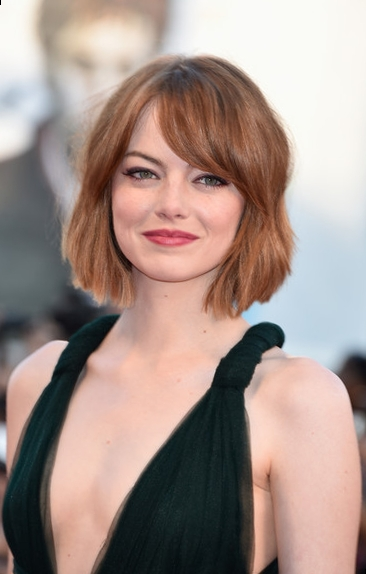
#> input picture Lecture_Note/Images/emma_stone.jpg, 366 x 574 px
$ python Canny.py
#> lines starting #> are read from the running program, lines starting #| are printed output that depends on the picture
import cv2
import numpy as np
import matplotlib.pyplot as plt
from scipy.ndimage import convolve
import os


def compare_images(images, labels=None):
    """
    Use to visualize images

    :param images: list of image to visualize
    :param labels: list of label corresponding to each image. Default None for non-label images
    """
    num_img = len(images)

    fig, ax = plt.subplots(nrows=1, ncols=num_img, figsize=(18, 7))
    ax =ax.flatten()

    for i in range(num_img):
        ax[i].imshow(images[i], cmap='gray')
        if labels:
            ax[i].set_title(labels[i])
        ax[i].axis("off")
    plt.show()


def gaussian_blur(img, ksize=3, sigma=1):
    """
    Using gaussian blur for a given image to blur that image

    :param img: Original image used for gaussian blur
    :param ksize: Gaussian kernel size, default is 3
    :param sigma: Gaussian kernel standard deviation, default is 1

    :return: result image of gaussian blur
    """
    gauss_img = cv2.GaussianBlur(img, ksize=(ksize, ksize), sigmaX=sigma, sigmaY=sigma)
    return gauss_img


def sobel_filter(img):
    """
    Using sobel filters for a given image to extract edge in that image

    :param img: original image used for sobel edge detection. Regularly img is a blur image
     to reduce the noise

    :return: G_magnitude: Sobel gradient magnitude
             tangent: Gradient direction
    """

    filter_x = np.array([[-1, 0, 1], [-2, 0, 2], [-1, 0, 1]]).astype(float)
    filter_y = -filter_x.T

    Gx = convolve(img.astype(float), filter_x)
    Gy = convolve(img.astype(float), filter_y)
    G_magnitude = np.hypot(Gx, Gy)
    tangent = np.arctan2(Gy, Gx)

    # Normalize G_magnitude to range [0, 255]
    # G_magnitude = cv2.normalize(G_magnitude, None, 0, 255, norm_type=cv2.NORM_MINMAX)

    return G_magnitude.astype(int), tangent


def non_max_suppression(img, theta):
    """
    Using non-max-suppression to reject pixel that is not local maximum compare to it's neighbor
    those have the same direction (Assume 3x3 block as neighbor and direction is quantized in 4 main way.
    As the result, 4 pairs of result are extracted to compare with in-process pixel)
    ==> Output is an image that has thinner edges than original image

    :param img: Edge image that need to used non-max suppression for thinner edge
    :param theta: Gradient direction matrix,
                  using to define neighbors pixel that have same direction with in-process pixel
    :return: input image after apply non-max suppression
    """
    out = np.zeros_like(img)
    theta[theta < 0] = theta[theta < 0] + np.pi
    theta = theta * 180 / np.pi


    for i in range(1, len(out)-1):
        for j in range(1, len(out[0])-1):
            r = q = None
            if 0 <= theta[i][j] < 22.5 or 337.5 <= theta[i][j] or 157.5 <= theta[i][j] < 202.5:
                r = img[i, j - 1]
                q = img[i, j + 1]
            elif 22.5 <= theta[i][j] < 67.5 or 202.5 <= theta[i][j] < 247.5:
                r = img[i-1, j+1]
                q = img[i+1, j-1]
            elif 67.5 <= theta[i][j] < 112.5 or 247.5 <= theta[i][j] < 292.5:
                r = img[i-1, j]
                q = img[i+1, j]
            else:
                r = img[i-1][j-1]
                q = img[i+1][j+1]

            if img[i][j] >= r and img[i][j] >= q:
                out[i][j] = img[i][j]

    return out


def double_threshold(img, low_thresh_ratio=0.04, high_thresh_ratio=0.1, weak_edge=32, strong_edge=255):
    """
    Using double threshold to classify each edge in image into weak edge or strong edge

    :param img: edge image extracted from sobel filter algorithm above or others algorithms
    :param low_thresh_ratio: threshold ratio use for classify non-edge and weak edge. Default 0.04
    :param high_thresh_ratio: threshold ratio use for classify weak edge and strong edge. Default 0.1
    :param weak_edge: pixel value of weak edge in the output image. Default 32
    :param strong_edge: pixel value of strong edge in the output image. Default 255

    :return: image after thresholding, each pixel value is 1 of 3 value: (0, weak_edge, strong_edge)
    """
    lowThresh = img.max() * low_thresh_ratio
    highThresh = img.max() * high_thresh_ratio

    out = np.zeros_like(img)
    out[(lowThresh <= img) & (img < highThresh)] = weak_edge
    out[img > highThresh] = strong_edge

    return out


def hysteresis_tracking(img, weak_edge=32, strong_edge=255):
    """
    Using to transform weak edges, which maybe has potential to become a strong edge, into strong edge

    :param img: double thresholding edge image. Only have 3 pixel value: (0, weak_edge, strong_edge)
    :param weak_edge: weak edge pixel value. Default 32
    :param strong_edge: strong edge pixel value. Default 255

    :return: image after edge tracking by hysteresis
    """
    out = img.copy()
    for i in range(len(out)):
        for j in range(len(out[0])):
            if out[i][j] == weak_edge:
                if out[i+1][j] == strong_edge or out[i-1][j] == strong_edge or \
                   out[i][j-1] == strong_edge or out[i][j+1] == strong_edge or \
                   out[i-1][j-1] == strong_edge or out[i-1][j+1] == strong_edge or \
                   out[i+1][j-1] == strong_edge or out[i+1][j+1] == strong_edge:
                    out[i][j] = strong_edge
                else:
                    out[i][j] = 0
    return out


if __name__ == '__main__':
    # Run to visualize each step of Canny edge detection
    img_path = os.path.join(os.path.dirname(os.path.dirname(__file__)), r"Images/emma_stone.jpg")
    orig_img = cv2.imread(img_path, 0)
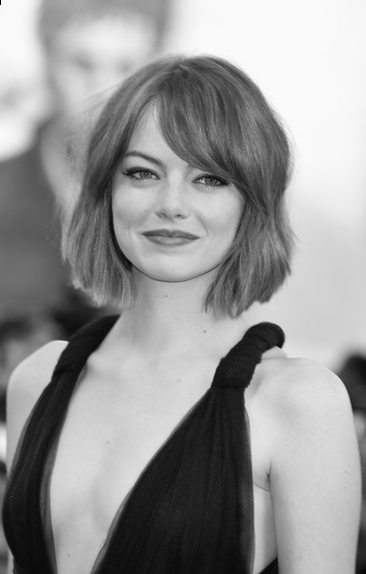
#> orig_img: shape (574, 366); min 0, max 255, mean 150.4

    # Gaussian blur to reduce noise
    blur_img = gaussian_blur(orig_img, 3, 1)

    # Sobel filter to extract edge
    G_mag, theta = sobel_filter(orig_img)
#> in sobel_filter, `Gx = convolve(img.astype(float), filter_x)`:
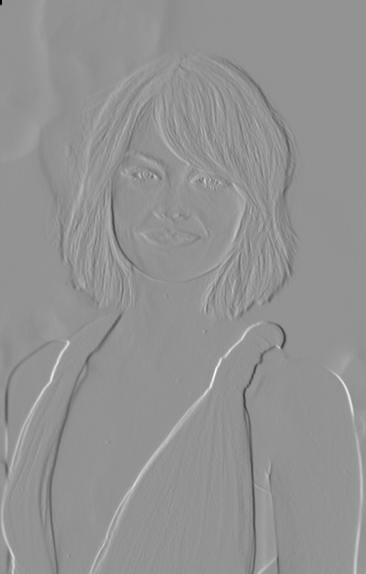
#> Gx: shape (574, 366) float64; min -991, max 727, mean -0.6; drawn with min black and max white
#> in sobel_filter, `Gy = convolve(img.astype(float), filter_y)`:
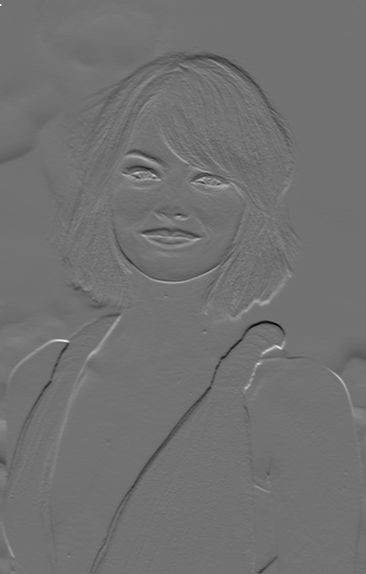
#> Gy: shape (574, 366) float64; min -599, max 741, mean -2; drawn with min black and max white
#> in sobel_filter, `tangent = np.arctan2(Gy, Gx)`:
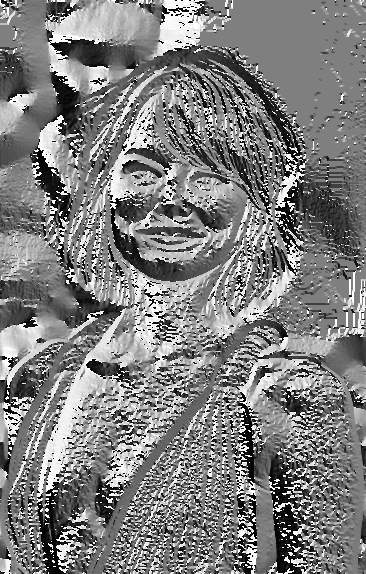
#> tangent: shape (574, 366) float64; min -3.14, max 3.14, mean 0.00186; drawn with min black and max white

    # Non-max suppression to make edge thinner
    non_max = non_max_suppression(G_mag, theta)
#> in non_max_suppression, `theta = theta * 180 / np.pi`:
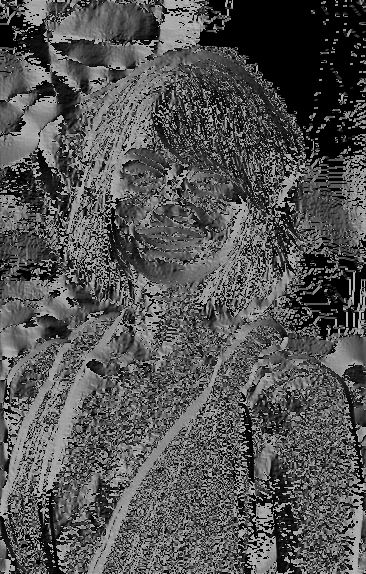
#> theta: shape (574, 366) float64; min 0, max 180, mean 83.8
#> after the loop in non_max_suppression, `for i in range(1, len(out)-1):`:
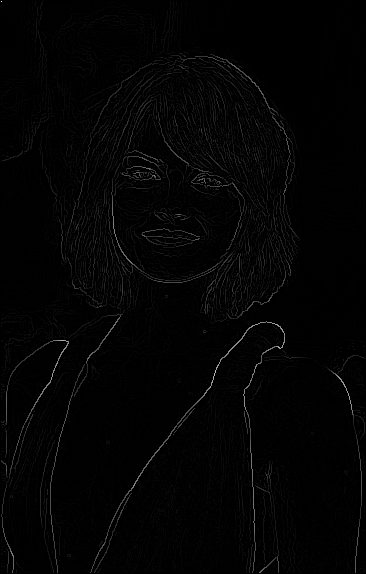
#> out: shape (574, 366) int64; min 0, max 989, mean 13.9; drawn with min black and max white

    # Thresholding to classify edge to weak or strong edge
    threshold = double_threshold(non_max, low_thresh_ratio=5/255, high_thresh_ratio=30/255, weak_edge=32)
#> in double_threshold, `lowThresh = img.max() * low_thresh_ratio`: lowThresh = 19.39
#> in double_threshold, `highThresh = img.max() * high_thresh_ratio`: highThresh = 116.4

    # Hysteresis tracking to transform weak edge to strong edge if it passed the condition
    canny_img = hysteresis_tracking(threshold)
#> after the loop in hysteresis_tracking, `for i in range(len(out)):`:
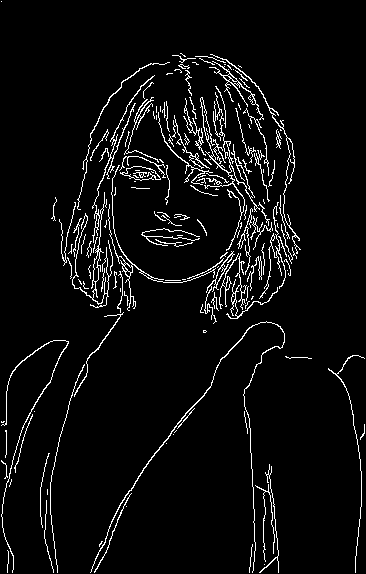
#> out: shape (574, 366) int64; 5% white in thin lines or dots

    # Visualize canny edge detection precess
    compare_images([orig_img, G_mag, non_max, threshold, canny_img], ["Original", "G_magnitude",
                                                                      "After non-max suppression",
                                                                      "Double Threshold", "Canny result"])
#> in compare_images, `num_img = len(images)`: num_img = 5

$ run again, with Lecture_Note/Images/iguana.jpg copied over Lecture_Note/Images/emma_stone.jpg
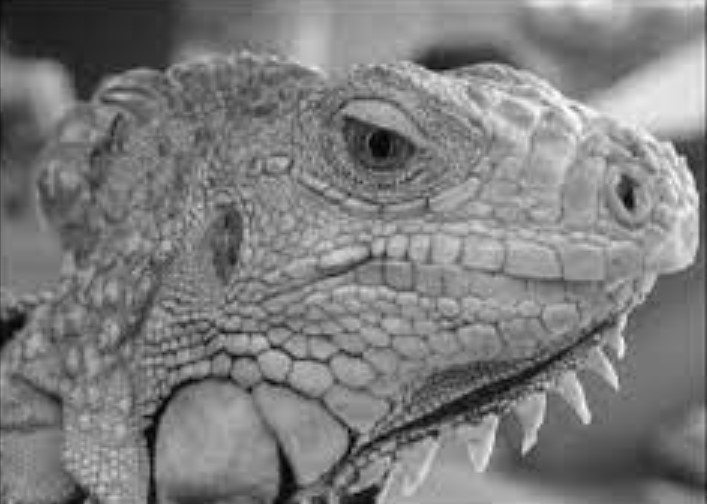
#> input picture Lecture_Note/Images/iguana.jpg, 707 x 504 px
#> orig_img is the input picture: shape (504, 707); min 0, max 255, mean 125.2
#> after the loop in non_max_suppression, `for i in range(1, len(out)-1):`:
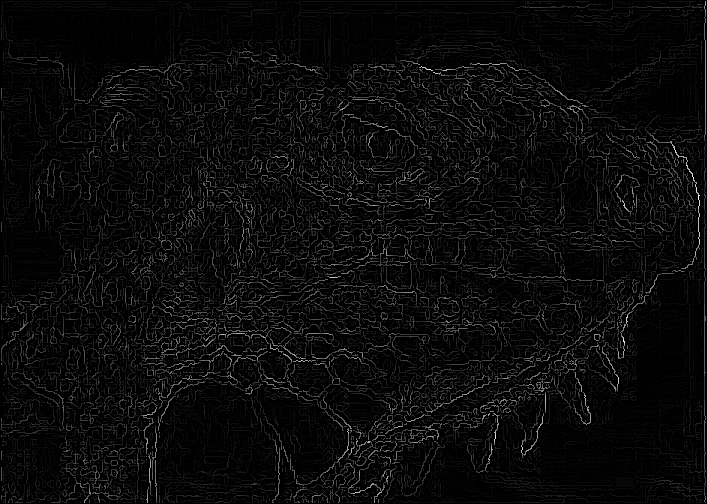
#> out: shape (504, 707) int64; min 0, max 406, mean 16.6; drawn with min black and max white
#> lowThresh = 7.96
#> highThresh = 47.76
#> after the loop in hysteresis_tracking, `for i in range(len(out)):`:
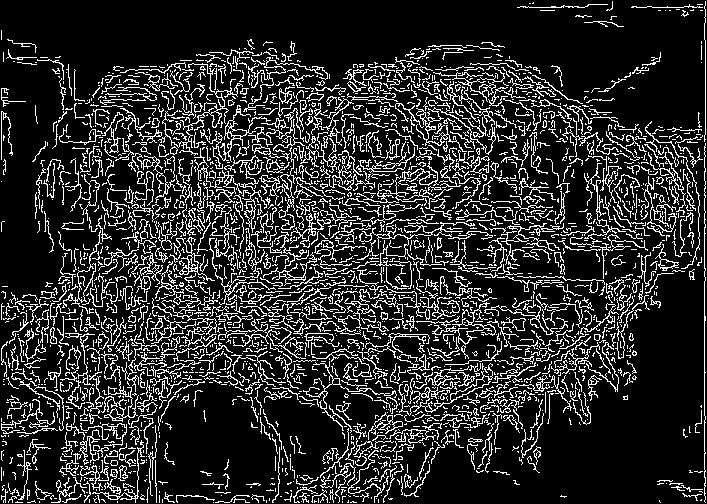
#> out: shape (504, 707) int64; 17.1% white in thin lines or dots
#> num_img = 5

$ run again, with Lecture_Note/Images/hough_2.png saved as Lecture_Note/Images/emma_stone.jpg
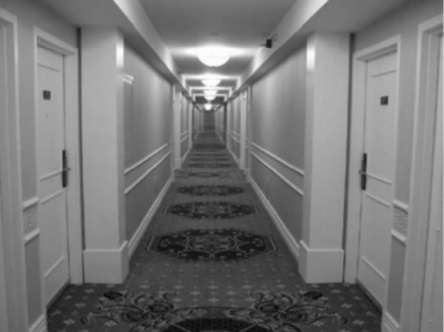
#> input picture Lecture_Note/Images/hough_2.png, 444 x 332 px
#> orig_img is the input picture: shape (332, 444); min 10, max 254, mean 118.3
#> lowThresh = 9.8
#> highThresh = 58.82
#> after the loop in hysteresis_tracking, `for i in range(len(out)):`:
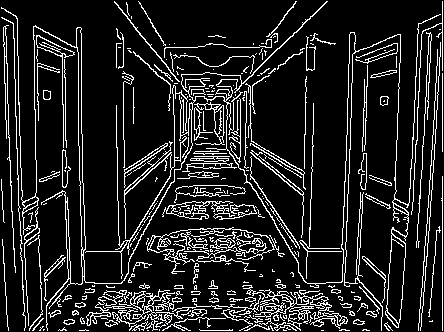
#> out: shape (332, 444) int64; 13.1% white in thin lines or dots
#> num_img = 5
